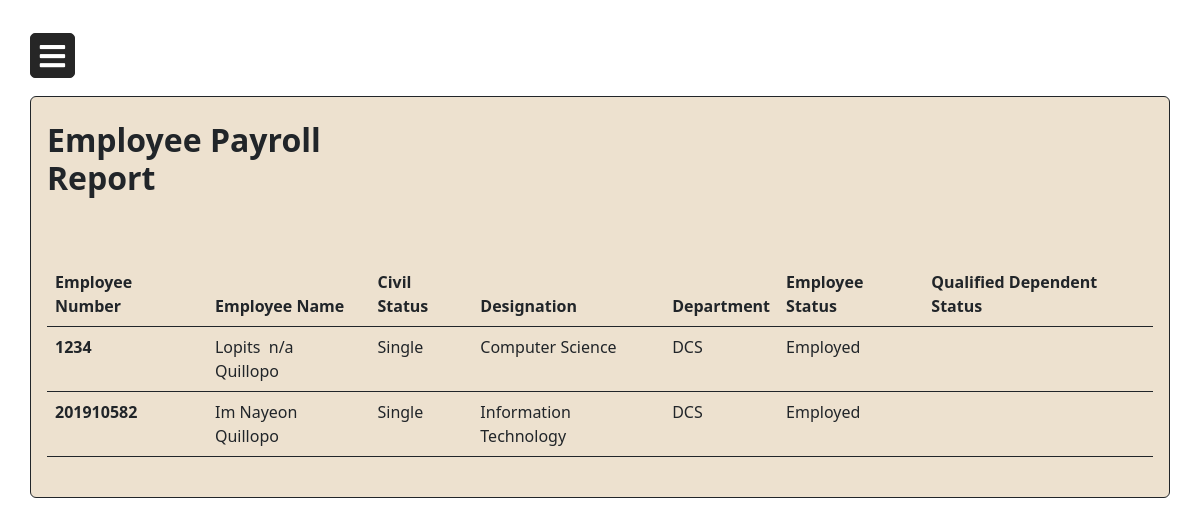
The page /payroll_report.php (signed in) on the database its author committed.
### tables this page shows
CREATE TABLE `employee` (
  `id` int(11) NOT NULL,
  `employeenumber` varchar(255) NOT NULL,
  `employeename` varchar(255) NOT NULL,
  `gender` varchar(255) NOT NULL,
  `birthdate` date NOT NULL,
  `nationality` varchar(255) NOT NULL,
  `civilstatus` varchar(255) NOT NULL,
  `department` varchar(255) NOT NULL,
  `designation` varchar(255) NOT NULL,
  `employeestatus` varchar(255) NOT NULL,
  `picture` text NOT NULL,
  `contactnumber` varchar(255) NOT NULL,
  `email` varchar(255) NOT NULL,
  `age` varchar(20) NOT NULL,
  `paydate` date DEFAULT NULL,
  `dependent` varchar(255) DEFAULT NULL
);

### payroll_report.php (the view, shortened to what this page needs)
<?php
include "config.php";
if($_SESSION['usertype']!="hr" || !isset($_SESSION['usertype'])){
    echo '<script>alert("Unauthorized Web Access")</script>';
    echo '<script>window.location.href="dashboard.php"</script>';
}else{
?>
<!DOCTYPE html>
<html lang="en">
<head>
    <link rel="stylesheet" href="css/dashboard.css">
    <link rel="stylesheet" href="https://cdnjs.cloudflare.com/ajax/libs/font-awesome/5.15.3/css/all.min.css"/>
    <link rel="stylesheet" href="https://cdn.jsdelivr.net/npm/bootstrap-icons@1.9.1/font/bootstrap-icons.css">
    <link rel="stylesheet" href="css/main.min.css">
    </head>
<body style="background-image: url(bg.webp);
            no-repeat center center fixed;
            -webkit-background-size: cover;
            -moz-background-size: cover;
            -o-background-size: cover;
            background-size: cover;">
    <label for="check">
      <i class="fas fa-bars" id="btn"></i>
    </label>
    <br>
    <br>
    <br>
    <br>
<section id="main">
<div class="container-sm form-group border p-3  justify-content-center border-dark  rounded" id="empdetailscontainer" style="background-color: #EDE1CF;">
    <div class="row my-2">
      <div class="col-lg-4">
          <h2 style= "font-weight: bold;">Employee Payroll Report</h2>
      </div>
    </div>
    <div class="row my-2 gy-5 gx-10 justify-content-center">
        <div class="col-lg-12 d-flex justify-content-center">
        <table class="table table-hover border-dark">
  <thead>
    <tr>
      <th scope="col">Employee Number</th>
      <th scope="col">Employee Name</th>
      <th scope="col">Civil Status</th>
      <th scope="col">Designation</th>
      <th scope="col">Department</th>
      <th scope="col">Employee Status</th>
      <th scope="col">Qualified Dependent Status</th>
    </tr>
  </thead>
  <tbody>
    <?php
    $query = "SELECT * FROM employee";
    $run_query = mysqli_query($conn, $query) or die(mysqli_error($conn));
    if (mysqli_num_rows($run_query) > 0){
    while ($row = mysqli_fetch_array($run_query)){
        $employeeid = $row['employeenumber'];
        $employeename = $row['employeename'];
        $civilstatus = $row['civilstatus'];
        $designation = $row['designation'];
        $department = $row['department'];
        $dependent = $row['dependent'];
        $id = $row['id'];
        $employeestatus = $row['employeestatus'];
        echo '<tr row_id="'.$id.'">';
        echo '<th scope="row">'.$employeeid.'</th>';
        echo '<td>'.$employeename.'</td>';
        echo '<td>'.$civilstatus.'</td>';
        echo '<td>'.$designation.'</td>';
        echo '<td>'.$department.'</td>';
        echo '<td>'.$employeestatus.'</td>';
        echo '<td>'.$dependent.'</td>';
        echo '</tr>';
        ?>
        <?php
    }}
    ?>
  </tbody>
</table>
        </div>
    </div>
</div>
</section>
</body>
</html>
<?php }?>

### css/dashboard.css (style rules this page uses)
* { margin: 0; padding: 0; text-decoration: none; }
label #btn,label #cancel { position: absolute; cursor: pointer; color: white; border-radius: 5px; border: 1px solid #262626; margin: 15px 30px; font-size: 29px; background: #262626; height: 45px; width: 45px; text-align: center; line-height: 45px; transition: all .5s ease; }

### rows shown on the page
employee: employeenumber "1234", employeename "Lopits n/a Quillopo", civilstatus "Single", designation "Computer Science", department "DCS", employeestatus "Employed"
employee: employeenumber "201910582", employeename "Im Nayeon Quillopo", civilstatus "Single", designation "Information Technology", department "DCS", employeestatus "Employed"
